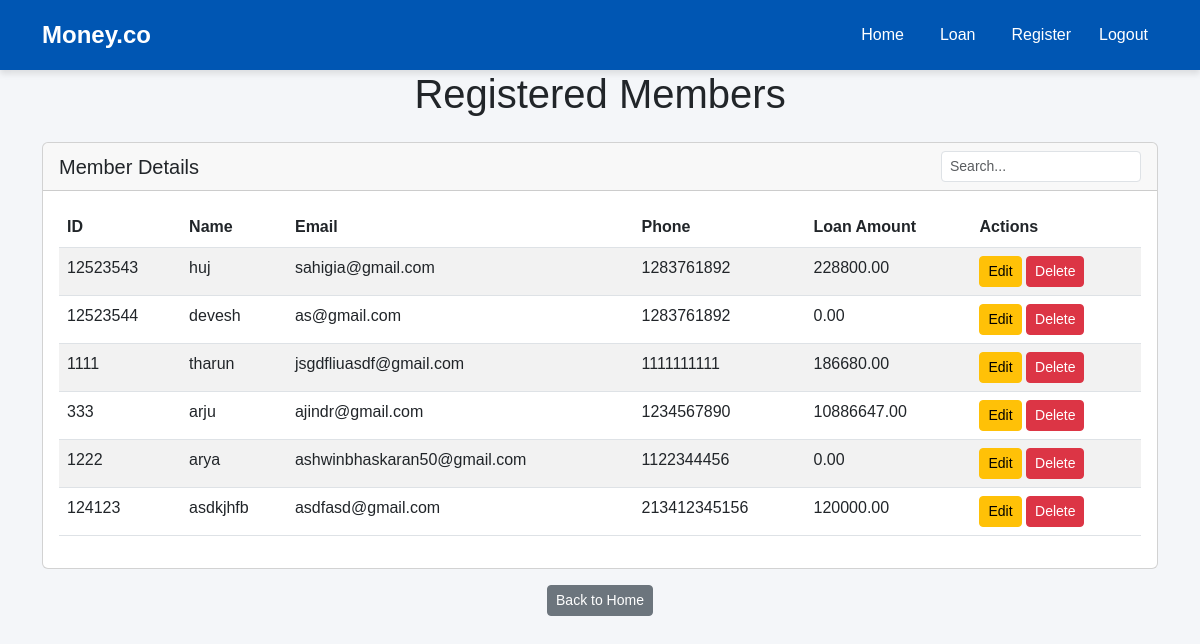
The app's page /loan/, older data.
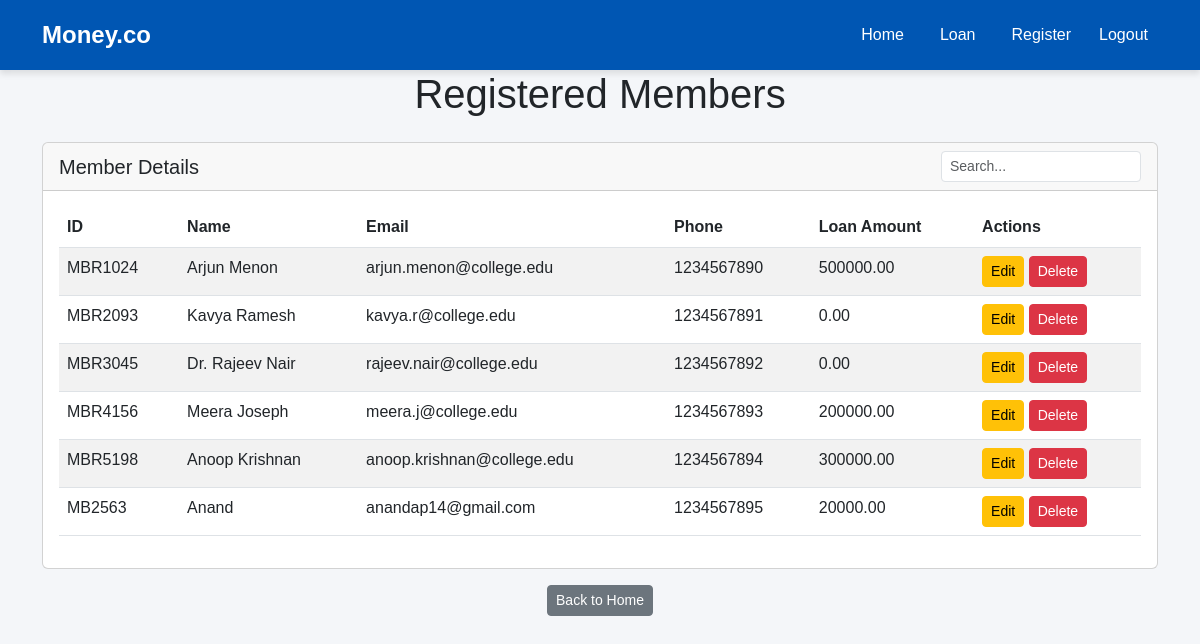
The same page, newer data.
### moneyapp/models.py (models this page shows, shortened)
class Member(models.Model):
    ROLE_CHOICES = [('Teaching', 'Teaching Staff'), ('Non-Teaching', 'Non-Teaching Staff')]
    name            = models.CharField(max_length=100)
    member_id       = models.CharField(max_length=50, unique=True)
    department      = models.CharField(max_length=100, blank=True)
    designation     = models.CharField(max_length=100, blank=True)
    mob = models.CharField(max_length=10, validators=[phone_validator])
    email           = models.EmailField()
    dob             = models.DateField()
    doj             = models.DateField()
    doj_service     = models.DateField()
    maximum_period  = models.IntegerField()
    max_loan_amount = models.DecimalField(max_digits=10, decimal_places=2)
    city            = models.CharField(max_length=100)
    pincode         = models.CharField(max_length=10)
    role            = models.CharField(max_length=20, choices=ROLE_CHOICES, default='Non-Teaching')
    has_loan        = models.BooleanField(default=False)

### moneyapp/views.py (the view)
# urls.py: path('loan/', views.loan_information, name='loan'),
def loan_information(request):
    members = Member.objects.all()
    return render(request, 'loan.html', {'members': members})

### moneyapp/templates/loan.html (shortened to what this page needs)
{% extends 'base.html' %}
{% block content %}
<div class="container">
    <h1 class="text-center mb-4">Registered Members</h1>
    <div class="card">
        <div class="card-header d-flex justify-content-between align-items-center">
            <h5 class="mb-0">Member Details</h5>
            <input type="text" id="tableSearch" class="form-control form-control-sm"
                   placeholder="Search..." style="width: 200px;">
        </div>
        <div class="card-body">
            {% if members %}
                <table class="table table-striped">
                    <thead>
                        <tr>
                            <th>ID</th>
                            <th>Name</th>
                            <th>Email</th>
                            <th>Phone</th>
                            <th>Loan Amount</th>
                            <th>Actions</th>
                        </tr>
                    </thead>
                    <tbody>
                        {% for member in members %}
                        <tr data-href="{% url 'detail_members' member.id %}" style="cursor: pointer;">
                            <td>{{ member.member_id }}</td>
                            <td>{{ member.name }}</td>
                            <td>{{ member.email }}</td>
                            <td>{{ member.mob }}</td>
                            <td>{{ member.max_loan_amount }}</td>
                            <td>
                                <a href="{% url 'edit_member' member.id %}" class="btn btn-warning btn-sm">Edit</a>
                                <a href="{% url 'delete_member' member.id %}" class="btn btn-danger btn-sm delete-btn"
                                   onclick="return confirm('Are you sure you want to delete this member?');">
                                    Delete
                                </a>
                            </td>
                        </tr>
                        {% endfor %}
                    </tbody>
                </table>
            {% else %}
                <p class="text-center">No members registered.</p>
            {% endif %}
        </div>
    </div>
    <div class="text-center mt-3">
        <a href="{% url 'home' %}" class="btn btn-sm btn-secondary">Back to Home</a>
    </div>
</div>
{% endblock %}

### moneyapp/templates/base.html (shortened to what this page needs)
<!DOCTYPE html>
<html lang="en">
<head>
    <link href="https://cdn.jsdelivr.net/npm/bootstrap@5.3.0/dist/css/bootstrap.min.css" rel="stylesheet">
</head>
<body>
    {% if request.resolver_match.url_name != "login" %}
    <nav class="navbar navbar-expand-lg">
        <div class="container">
            <a class="navbar-brand" href="{% url 'home' %}">Money.co</a>
            <div class="collapse navbar-collapse" id="navbarNav">
                <ul class="navbar-nav ms-auto">
                    <li class="nav-item">
                        <a class="nav-link" href="{% url 'home' %}">Home</a>
                    </li>
                    <li class="nav-item">
                        <a class="nav-link" href="{% url 'loan' %}">Loan</a>
                    </li>
                    <li class="nav-item">
                        <a class="nav-link" href="{% url 'register_member' %}">Register</a>
                    </li>
                    <li class="nav-item d-flex align-items-center">
                        <form method="post" action="{% url 'logout' %}">
                            <button type="submit" class="nav-link text-danger btn btn-link p-0" style="border: none;">Logout</button>
                        </form>
                    </li>
                </ul>
            </div>
        </div>
    </nav>
    {% endif %}
    {% block content %}
    {% endblock %}
</body>
</html>

### moneyapp/templates/base.html (style rules this page uses)
body { background-color: #f4f6f9; font-family: 'Arial', sans-serif; padding-bottom: 80px; }
.navbar { background-color: #0056b3; padding: 12px 0; box-shadow: 0 4px 6px rgba(0, 0, 0, 0.1); }
.navbar-brand { font-weight: bold; color: #fff !important; font-size: 1.5rem; }
.navbar-nav .nav-link { color: #fff !important; font-size: 1rem; margin: 0 10px; transition: 0.3s; }

Row changes from the older to the newer data that the page shows:
removed Member: member_id "12523543", name "huj", email "sahigia@gmail.com", mob "1283761892", max_loan_amount "228800.00"
removed Member: member_id "12523544", name "devesh", email "as@gmail.com", mob "1283761892", max_loan_amount "0.00"
removed Member: member_id "1111", name "tharun", email "jsgdfliuasdf@gmail.com", mob "1111111111", max_loan_amount "186680.00"
removed Member: member_id "333", name "arju", email "ajindr@gmail.com", mob "1234567890", max_loan_amount "10886647.00"
removed Member: member_id "1222", name "arya", email "ashwinbhaskaran50@gmail.com", mob "1122344456", max_loan_amount "0.00"
removed Member: member_id "124123", name "asdkjhfb", email "asdfasd@gmail.com", mob "213412345156", max_loan_amount "120000.00"
added Member: member_id "MBR1024", name "Arjun Menon", email "arjun.menon@college.edu", mob "1234567890", max_loan_amount "500000.00"
added Member: member_id "MBR2093", name "Kavya Ramesh", email "kavya.r@college.edu", mob "1234567891", max_loan_amount "0.00"
added Member: member_id "MBR3045", name "Dr. Rajeev Nair", email "rajeev.nair@college.edu", mob "1234567892", max_loan_amount "0.00"
added Member: member_id "MBR4156", name "Meera Joseph", email "meera.j@college.edu", mob "1234567893", max_loan_amount "200000.00"
added Member: member_id "MBR5198", name "Anoop Krishnan", email "anoop.krishnan@college.edu", mob "1234567894", max_loan_amount "300000.00"
added Member: member_id "MB2563", name "Anand", email "anandap14@gmail.com", mob "1234567895", max_loan_amount "20000.00"
